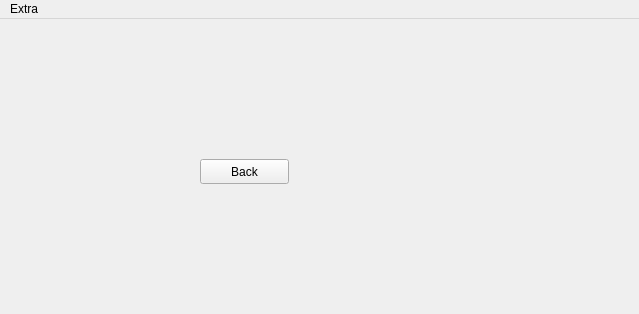
<?xml version="1.0" encoding="UTF-8"?>
<ui version="4.0">
 <class>WindowLogic</class>
 <widget class="QMainWindow" name="WindowLogic">
  <property name="geometry">
   <rect>
    <x>0</x>
    <y>0</y>
    <width>639</width>
    <height>314</height>
   </rect>
  </property>
  <property name="sizePolicy">
   <sizepolicy hsizetype="Fixed" vsizetype="Fixed">
    <horstretch>0</horstretch>
    <verstretch>0</verstretch>
   </sizepolicy>
  </property>
  <property name="minimumSize">
   <size>
    <width>0</width>
    <height>0</height>
   </size>
  </property>
  <property name="maximumSize">
   <size>
    <width>16777215</width>
    <height>16777215</height>
   </size>
  </property>
  <property name="windowTitle">
   <string>BinaRy</string>
  </property>
  <widget class="QWidget" name="centralwidget">
   <widget class="QPushButton" name="buttonBack">
    <property name="geometry">
     <rect>
      <x>200</x>
      <y>140</y>
      <width>89</width>
      <height>25</height>
     </rect>
    </property>
    <property name="text">
     <string>Back</string>
    </property>
   </widget>
  </widget>
  <widget class="QMenuBar" name="menubar">
   <property name="geometry">
    <rect>
     <x>0</x>
     <y>0</y>
     <width>639</width>
     <height>22</height>
    </rect>
   </property>
   <widget class="QMenu" name="menuExtra">
    <property name="title">
     <string>Extra</string>
    </property>
    <addaction name="actionAbout_developer"/>
    <addaction name="actionAbout_program"/>
    <addaction name="actionExit"/>
   </widget>
   <addaction name="menuExtra"/>
  </widget>
  <action name="actionAbout_developer">
   <property name="text">
    <string>About developer</string>
   </property>
   <property name="shortcut">
    <string>Ctrl+D</string>
   </property>
  </action>
  <action name="actionAbout_program">
   <property name="text">
    <string>About program</string>
   </property>
   <property name="shortcut">
    <string>Ctrl+P</string>
   </property>
  </action>
  <action name="actionExit">
   <property name="text">
    <string>Exit</string>
   </property>
   <property name="shortcut">
    <string>Ctrl+E</string>
   </property>
  </action>
 </widget>
 <resources/>
 <connections/>
</ui>
